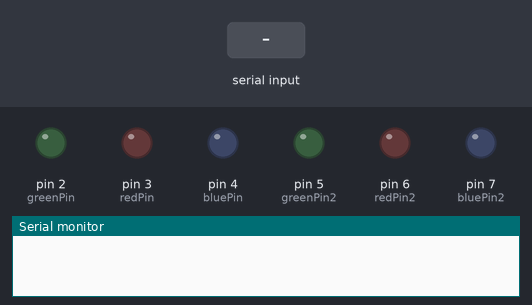
Bench run of a sketch on a simulated Arduino Mega 2560, built with avr-gcc and run on an emulated ATmega2560. On the bench: output pins drawn as LEDs (lit = HIGH), the last lines printed to the serial monitor. The test bench sets the inputs (shaded band).

Above: at 1.2 s.
1.3 s: "a" received over the second serial link
At 4.0 s:
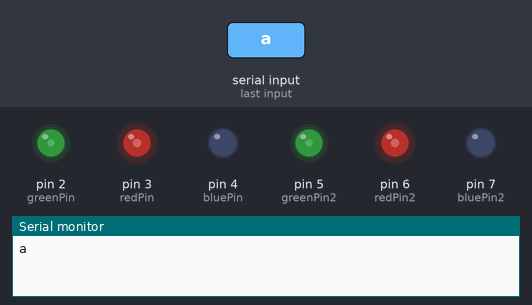
4.3 s: "b" received over the second serial link
At 5.8 s:
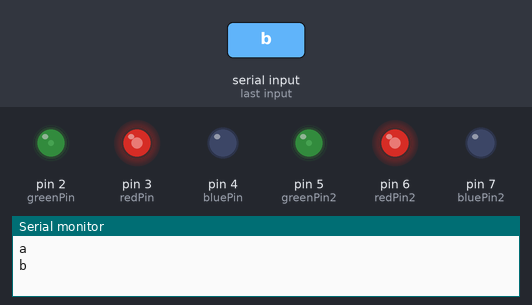
6.7 s: "c" received over the second serial link
At 9.4 s:
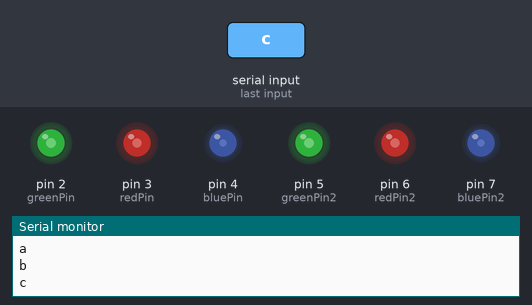
9.7 s: "d" received over the second serial link
At 11.9 s:
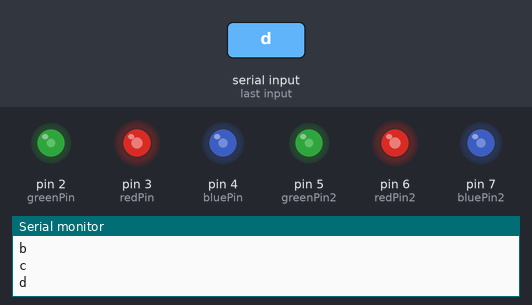
12.7 s: "e" received over the second serial link
At 13.38 s:
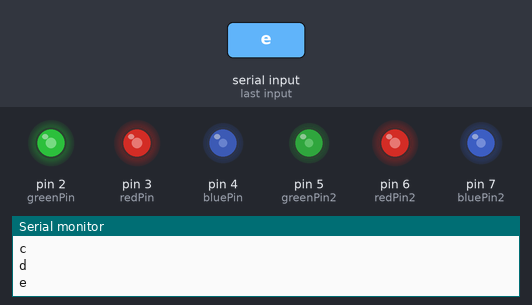
15.3 s: "f" received over the second serial link
At 16.17 s:
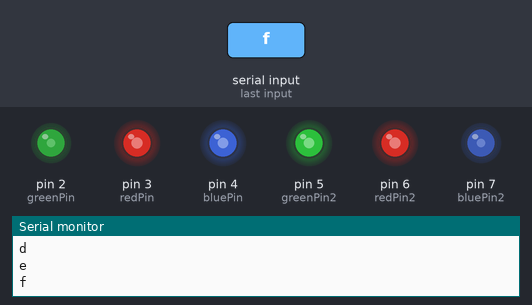
Timing chart, 0 to 18.3 s (numbered marks = the images above; inputs shaded):
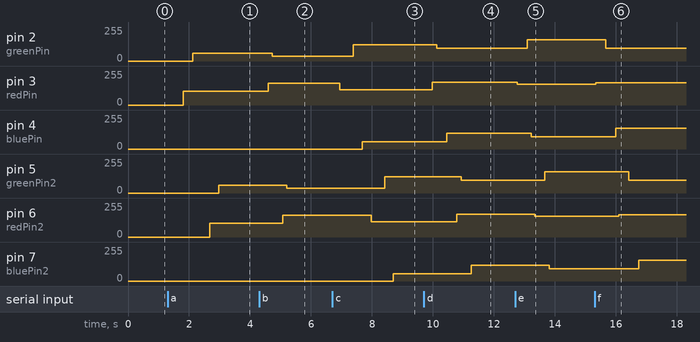

The sketch:

yantra3_final.ino
```cpp
int redAvg=0;
int greenAvg=0;
int blueAvg=0;

int redPin=3;
int greenPin=2;
int bluePin=4;

int redPin2=6;
int greenPin2=5;
int bluePin2=7;

int previousRed=0;
int previousGreen=0;
int previousBlue=0;

int delayTime=5;


int leddelay=40;
void setup(){

  Serial2.begin(9600);
  Serial.begin(9600);
  analogWrite(redPin,0);
  analogWrite(greenPin,0);
  analogWrite(bluePin,0);
}

void loop(){

  if(Serial2.available()){
    char temp=Serial2.read();
    Serial.println(temp);
    if(temp=='a')
    {
        fx1();
    }
    else if(temp=='b')
    {
        fx2();
    }
    else if(temp=='c')
    {
        fx3();
    }
    else if(temp=='d')
    {
        fx4();
    }
        else if(temp=='e')
    {
        fx5();
    }
        else if(temp=='f')
    {
        fx6();
    }

    /* for debugging */

    else if(temp=='*')
    {
        reset();
    }
    else if(temp=='%')
    {
     white();
    }
    /*end else if */
  }


}

void updatePWM(){
  analogWrite(redPin,redAvg);
  analogWrite(greenPin,greenAvg);
  analogWrite(bluePin,blueAvg);
}
void reset(){
  redAvg=0;
  greenAvg=0;
  blueAvg=0;
     updateLed1();
  updateLed2();
    updatePrevious();
}

void white(){
  redAvg=255;
  greenAvg=255;
  blueAvg=255;
     updateLed1();
  updateLed2();
    updatePrevious();
}

void updateLed1(){
//red led1
    if(previousRed>redAvg){
      for(int i=previousRed;i>=redAvg;i--){
         analogWrite(redPin,i);
         delay(delayTime);
      }

    }
    else if(previousRed<redAvg){
     for(int i=previousRed;i<=redAvg;i++){
         analogWrite(redPin,i);
         delay(delayTime);
      }
    }

    //green led 1

      if(previousGreen>greenAvg){
      for(int i=previousGreen;i>=greenAvg;i--){
         analogWrite(greenPin,i);
         delay(delayTime);
      }

    }
    else if(previousGreen<greenAvg){
      for(int i=previousGreen;i<=greenAvg;i++){
         analogWrite(greenPin,i);
         delay(delayTime);
      }
    }

    //blue led 1
        if(previousBlue>blueAvg){
      for(int i=previousBlue;i>=blueAvg;i--){
         analogWrite(bluePin,i);
         delay(delayTime);
      }

    }
    else if(previousBlue<blueAvg){
      for(int i=previousBlue;i<=blueAvg;i++){
         analogWrite(bluePin,i);
         delay(delayTime);
      }
    }

}


void updateLed2(){
//red led1
    if(previousRed>redAvg){
      for(int i=previousRed;i>=redAvg;i--){
         analogWrite(redPin2,i);
         delay(delayTime);
      }

    }
    else if(previousRed<redAvg){
     for(int i=previousRed;i<=redAvg;i++){
         analogWrite(redPin2,i);
         delay(delayTime);
      }
    }

    //green led 1

      if(previousGreen>greenAvg){
      for(int i=previousGreen;i>=greenAvg;i--){
         analogWrite(greenPin2,i);
         delay(delayTime);
      }

    }
    else if(previousGreen<greenAvg){
      for(int i=previousGreen;i<=greenAvg;i++){
         analogWrite(greenPin2,i);
         delay(delayTime);
      }
    }

    //blue led 1
        if(previousBlue>blueAvg){
      for(int i=previousBlue;i>=blueAvg;i--){
         analogWrite(bluePin2,i);
         delay(delayTime);
      }

    }
    else if(previousBlue<blueAvg){
      for(int i=previousBlue;i<=blueAvg;i++){
         analogWrite(bluePin2,i);
         delay(delayTime);
      }
    }

}


void fx1(){
 /* redAvg+=255;
  greenAvg+=0;
  blueAvg+=0;
  average();
  */

  redAvg=redAvg*0.6 + 0.4*255;
  greenAvg=greenAvg*0.6 + 0.4*150;
  blueAvg=blueAvg*0.6 + 0.4*0;


     updateLed1();
     delay(leddelay);
      updateLed2();
    updatePrevious();
}

void fx2(){
  /*redAvg+=0;
  greenAvg+=255;
  blueAvg+=0;
  average(); */

  redAvg=redAvg*0.6 + 0.4*255;
  greenAvg=greenAvg*0.6 + 0.4*0;
  blueAvg=blueAvg*0.6 + 0.4*0;
  updateLed1();
  delay(leddelay);
  updateLed2();
  updatePrevious();
}

void fx3(){
  /*redAvg+=0;
  greenAvg+=0;
  blueAvg+=255;
  average();*/
  redAvg=redAvg*0.6 + 0.4*40;
  greenAvg=greenAvg*0.6 + 0.4*255;
  blueAvg=blueAvg*0.6 + 0.4*140;
    updateLed1();
    delay(leddelay);
  updateLed2();
  updatePrevious();
}

void fx4(){
  /*redAvg+=255;
  greenAvg+=222;
  blueAvg+=0;
  average();*/
  redAvg=redAvg*0.6 + 0.4*255;
  greenAvg=greenAvg*0.6 + 0.4*52;
  blueAvg=blueAvg*0.6 + 0.4*214;
    updateLed1();
    delay(leddelay);
  updateLed2();
  updatePrevious();
}


void fx5(){
  /*redAvg+=255;
  greenAvg+=222;
  blueAvg+=0;
  average();*/
  redAvg=redAvg*0.6 + 0.4*140;
  greenAvg=greenAvg*0.6 + 0.4*255;
  blueAvg=blueAvg*0.6 + 0.4*50;
    updateLed1();
    delay(leddelay);
  updateLed2();
  updatePrevious();
}


void fx6(){
  /*redAvg+=255;
  greenAvg+=222;
  blueAvg+=0;
  average();*/
  redAvg=redAvg*0.6 + 0.4*180;
  greenAvg=greenAvg*0.6 + 0.4*0;
  blueAvg=blueAvg*0.6 + 0.4*255;
    updateLed1();
    delay(leddelay);
  updateLed2();
  updatePrevious();
}

void updatePrevious(){
  previousRed=redAvg;
  previousGreen=greenAvg;
  previousBlue=blueAvg;

}
```

Measured:
- after the input at 1.3 s, pin 2 (greenPin): 0/255 → 60/255 after 0.82 s; pin 3 (redPin): 0/255 → 102/255 after 0.51 s; pin 5 (greenPin2): 0/255 → 60/255 after 1.7 s; pin 6 (redPin2): 0/255 → 102/255 after 1.4 s
- after the input at 4.3 s, pin 2 (greenPin): 60/255 → 36/255 after 0.43 s; pin 3 (redPin): 102/255 → 163/255 after 0.31 s; pin 5 (greenPin2): 60/255 → 36/255 after 0.91 s; pin 6 (redPin2): 102/255 → 163/255 after 0.78 s
- after the input at 6.7 s, pin 2 (greenPin): 36/255 → 123/255 after 0.69 s; pin 3 (redPin): 163/255 → 113/255 after 0.25 s; pin 4 (bluePin): 0/255 → 56/255 after 0.98 s; pin 5 (greenPin2): 36/255 → 123/255 after 1.7 s; pin 6 (redPin2): 163/255 → 113/255 after 1.3 s
- after the input at 9.7 s, pin 2 (greenPin): 123/255 → 94/255 after 0.43 s; pin 3 (redPin): 113/255 → 169/255 after 0.28 s; pin 4 (bluePin): 56/255 → 119/255 after 0.75 s; pin 5 (greenPin2): 123/255 → 94/255 after 1.2 s; pin 6 (redPin2): 113/255 → 169/255 after 1.1 s
- after the input at 12.7 s, pin 2 (greenPin): 94/255 → 158/255 after 0.39 s; pin 3 (redPin): 169/255 → 157/255 after 0.06 s; pin 4 (bluePin): 119/255 → 91/255 after 0.53 s; pin 5 (greenPin2): 94/255 → 158/255 after 0.96 s; pin 6 (redPin2): 169/255 → 157/255 after 0.64 s
- after the input at 15.3 s, pin 2 (greenPin): 158/255 → 94/255 after 0.37 s; pin 3 (redPin): 157/255 → 166/255 after 0.05 s; pin 4 (bluePin): 91/255 → 156/255 after 0.70 s; pin 5 (greenPin2): 158/255 → 94/255 after 1.1 s; pin 6 (redPin2): 157/255 → 166/255 after 0.79 s
